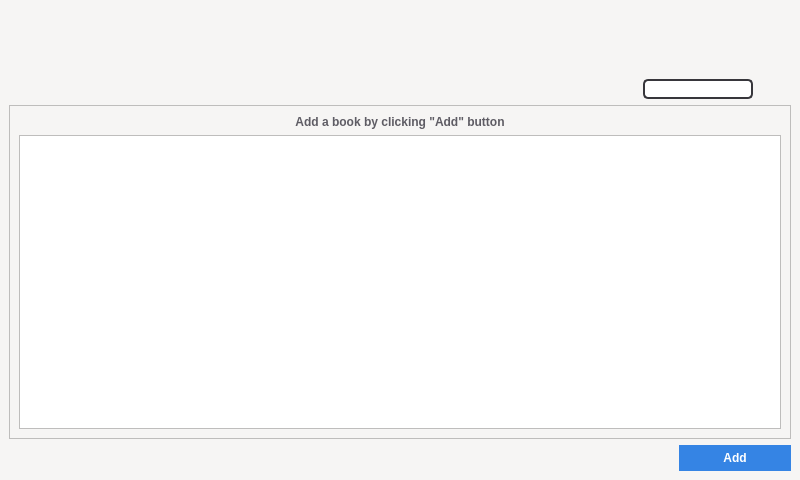
<?xml version="1.0" encoding="UTF-8"?>
<ui version="4.0">
 <class>MainWindow</class>
 <widget class="QMainWindow" name="MainWindow">
  <property name="geometry">
   <rect>
    <x>0</x>
    <y>0</y>
    <width>800</width>
    <height>480</height>
   </rect>
  </property>
  <property name="sizePolicy">
   <sizepolicy hsizetype="Minimum" vsizetype="Minimum">
    <horstretch>0</horstretch>
    <verstretch>0</verstretch>
   </sizepolicy>
  </property>
  <property name="minimumSize">
   <size>
    <width>800</width>
    <height>480</height>
   </size>
  </property>
  <property name="maximumSize">
   <size>
    <width>8000000</width>
    <height>4800000</height>
   </size>
  </property>
  <property name="palette">
   <palette>
    <active>
     <colorrole role="WindowText">
      <brush brushstyle="SolidPattern">
       <color alpha="255">
        <red>0</red>
        <green>0</green>
        <blue>0</blue>
       </color>
      </brush>
     </colorrole>
     <colorrole role="Button">
      <brush brushstyle="SolidPattern">
       <color alpha="255">
        <red>53</red>
        <green>132</green>
        <blue>228</blue>
       </color>
      </brush>
     </colorrole>
     <colorrole role="Light">
      <brush brushstyle="SolidPattern">
       <color alpha="255">
        <red>255</red>
        <green>255</green>
        <blue>255</blue>
       </color>
      </brush>
     </colorrole>
     <colorrole role="Midlight">
      <brush brushstyle="SolidPattern">
       <color alpha="255">
        <red>250</red>
        <green>250</green>
        <blue>249</blue>
       </color>
      </brush>
     </colorrole>
     <colorrole role="Dark">
      <brush brushstyle="SolidPattern">
       <color alpha="255">
        <red>123</red>
        <green>122</green>
        <blue>122</blue>
       </color>
      </brush>
     </colorrole>
     <colorrole role="Mid">
      <brush brushstyle="SolidPattern">
       <color alpha="255">
        <red>164</red>
        <green>163</green>
        <blue>163</blue>
       </color>
      </brush>
     </colorrole>
     <colorrole role="Text">
      <brush brushstyle="SolidPattern">
       <color alpha="255">
        <red>0</red>
        <green>0</green>
        <blue>0</blue>
       </color>
      </brush>
     </colorrole>
     <colorrole role="BrightText">
      <brush brushstyle="SolidPattern">
       <color alpha="255">
        <red>255</red>
        <green>255</green>
        <blue>255</blue>
       </color>
      </brush>
     </colorrole>
     <colorrole role="ButtonText">
      <brush brushstyle="SolidPattern">
       <color alpha="255">
        <red>0</red>
        <green>0</green>
        <blue>0</blue>
       </color>
      </brush>
     </colorrole>
     <colorrole role="Base">
      <brush brushstyle="SolidPattern">
       <color alpha="255">
        <red>255</red>
        <green>255</green>
        <blue>255</blue>
       </color>
      </brush>
     </colorrole>
     <colorrole role="Window">
      <brush brushstyle="SolidPattern">
       <color alpha="255">
        <red>246</red>
        <green>245</green>
        <blue>244</blue>
       </color>
      </brush>
     </colorrole>
     <colorrole role="Shadow">
      <brush brushstyle="SolidPattern">
       <color alpha="255">
        <red>0</red>
        <green>0</green>
        <blue>0</blue>
       </color>
      </brush>
     </colorrole>
     <colorrole role="AlternateBase">
      <brush brushstyle="SolidPattern">
       <color alpha="255">
        <red>250</red>
        <green>250</green>
        <blue>249</blue>
       </color>
      </brush>
     </colorrole>
     <colorrole role="ToolTipBase">
      <brush brushstyle="SolidPattern">
       <color alpha="255">
        <red>255</red>
        <green>255</green>
        <blue>220</blue>
       </color>
      </brush>
     </colorrole>
     <colorrole role="ToolTipText">
      <brush brushstyle="SolidPattern">
       <color alpha="255">
        <red>0</red>
        <green>0</green>
        <blue>0</blue>
       </color>
      </brush>
     </colorrole>
     <colorrole role="PlaceholderText">
      <brush brushstyle="SolidPattern">
       <color alpha="128">
        <red>0</red>
        <green>0</green>
        <blue>0</blue>
       </color>
      </brush>
     </colorrole>
    </active>
    <inactive>
     <colorrole role="WindowText">
      <brush brushstyle="SolidPattern">
       <color alpha="255">
        <red>0</red>
        <green>0</green>
        <blue>0</blue>
       </color>
      </brush>
     </colorrole>
     <colorrole role="Button">
      <brush brushstyle="SolidPattern">
       <color alpha="255">
        <red>53</red>
        <green>132</green>
        <blue>228</blue>
       </color>
      </brush>
     </colorrole>
     <colorrole role="Light">
      <brush brushstyle="SolidPattern">
       <color alpha="255">
        <red>255</red>
        <green>255</green>
        <blue>255</blue>
       </color>
      </brush>
     </colorrole>
     <colorrole role="Midlight">
      <brush brushstyle="SolidPattern">
       <color alpha="255">
        <red>250</red>
        <green>250</green>
        <blue>249</blue>
       </color>
      </brush>
     </colorrole>
     <colorrole role="Dark">
      <brush brushstyle="SolidPattern">
       <color alpha="255">
        <red>123</red>
        <green>122</green>
        <blue>122</blue>
       </color>
      </brush>
     </colorrole>
     <colorrole role="Mid">
      <brush brushstyle="SolidPattern">
       <color alpha="255">
        <red>164</red>
        <green>163</green>
        <blue>163</blue>
       </color>
      </brush>
     </colorrole>
     <colorrole role="Text">
      <brush brushstyle="SolidPattern">
       <color alpha="255">
        <red>0</red>
        <green>0</green>
        <blue>0</blue>
       </color>
      </brush>
     </colorrole>
     <colorrole role="BrightText">
      <brush brushstyle="SolidPattern">
       <color alpha="255">
        <red>255</red>
        <green>255</green>
        <blue>255</blue>
       </color>
      </brush>
     </colorrole>
     <colorrole role="ButtonText">
      <brush brushstyle="SolidPattern">
       <color alpha="255">
        <red>0</red>
        <green>0</green>
        <blue>0</blue>
       </color>
      </brush>
     </colorrole>
     <colorrole role="Base">
      <brush brushstyle="SolidPattern">
       <color alpha="255">
        <red>255</red>
        <green>255</green>
        <blue>255</blue>
       </color>
      </brush>
     </colorrole>
     <colorrole role="Window">
      <brush brushstyle="SolidPattern">
       <color alpha="255">
        <red>246</red>
        <green>245</green>
        <blue>244</blue>
       </color>
      </brush>
     </colorrole>
     <colorrole role="Shadow">
      <brush brushstyle="SolidPattern">
       <color alpha="255">
        <red>0</red>
        <green>0</green>
        <blue>0</blue>
       </color>
      </brush>
     </colorrole>
     <colorrole role="AlternateBase">
      <brush brushstyle="SolidPattern">
       <color alpha="255">
        <red>250</red>
        <green>250</green>
        <blue>249</blue>
       </color>
      </brush>
     </colorrole>
     <colorrole role="ToolTipBase">
      <brush brushstyle="SolidPattern">
       <color alpha="255">
        <red>255</red>
        <green>255</green>
        <blue>220</blue>
       </color>
      </brush>
     </colorrole>
     <colorrole role="ToolTipText">
      <brush brushstyle="SolidPattern">
       <color alpha="255">
        <red>0</red>
        <green>0</green>
        <blue>0</blue>
       </color>
      </brush>
     </colorrole>
     <colorrole role="PlaceholderText">
      <brush brushstyle="SolidPattern">
       <color alpha="128">
        <red>0</red>
        <green>0</green>
        <blue>0</blue>
       </color>
      </brush>
     </colorrole>
    </inactive>
    <disabled>
     <colorrole role="WindowText">
      <brush brushstyle="SolidPattern">
       <color alpha="255">
        <red>123</red>
        <green>122</green>
        <blue>122</blue>
       </color>
      </brush>
     </colorrole>
     <colorrole role="Button">
      <brush brushstyle="SolidPattern">
       <color alpha="255">
        <red>53</red>
        <green>132</green>
        <blue>228</blue>
       </color>
      </brush>
     </colorrole>
     <colorrole role="Light">
      <brush brushstyle="SolidPattern">
       <color alpha="255">
        <red>255</red>
        <green>255</green>
        <blue>255</blue>
       </color>
      </brush>
     </colorrole>
     <colorrole role="Midlight">
      <brush brushstyle="SolidPattern">
       <color alpha="255">
        <red>250</red>
        <green>250</green>
        <blue>249</blue>
       </color>
      </brush>
     </colorrole>
     <colorrole role="Dark">
      <brush brushstyle="SolidPattern">
       <color alpha="255">
        <red>123</red>
        <green>122</green>
        <blue>122</blue>
       </color>
      </brush>
     </colorrole>
     <colorrole role="Mid">
      <brush brushstyle="SolidPattern">
       <color alpha="255">
        <red>164</red>
        <green>163</green>
        <blue>163</blue>
       </color>
      </brush>
     </colorrole>
     <colorrole role="Text">
      <brush brushstyle="SolidPattern">
       <color alpha="255">
        <red>123</red>
        <green>122</green>
        <blue>122</blue>
       </color>
      </brush>
     </colorrole>
     <colorrole role="BrightText">
      <brush brushstyle="SolidPattern">
       <color alpha="255">
        <red>255</red>
        <green>255</green>
        <blue>255</blue>
       </color>
      </brush>
     </colorrole>
     <colorrole role="ButtonText">
      <brush brushstyle="SolidPattern">
       <color alpha="255">
        <red>123</red>
        <green>122</green>
        <blue>122</blue>
       </color>
      </brush>
     </colorrole>
     <colorrole role="Base">
      <brush brushstyle="SolidPattern">
       <color alpha="255">
        <red>246</red>
        <green>245</green>
        <blue>244</blue>
       </color>
      </brush>
     </colorrole>
     <colorrole role="Window">
      <brush brushstyle="SolidPattern">
       <color alpha="255">
        <red>246</red>
        <green>245</green>
        <blue>244</blue>
       </color>
      </brush>
     </colorrole>
     <colorrole role="Shadow">
      <brush brushstyle="SolidPattern">
       <color alpha="255">
        <red>0</red>
        <green>0</green>
        <blue>0</blue>
       </color>
      </brush>
     </colorrole>
     <colorrole role="AlternateBase">
      <brush brushstyle="SolidPattern">
       <color alpha="255">
        <red>246</red>
        <green>245</green>
        <blue>244</blue>
       </color>
      </brush>
     </colorrole>
     <colorrole role="ToolTipBase">
      <brush brushstyle="SolidPattern">
       <color alpha="255">
        <red>255</red>
        <green>255</green>
        <blue>220</blue>
       </color>
      </brush>
     </colorrole>
     <colorrole role="ToolTipText">
      <brush brushstyle="SolidPattern">
       <color alpha="255">
        <red>0</red>
        <green>0</green>
        <blue>0</blue>
       </color>
      </brush>
     </colorrole>
     <colorrole role="PlaceholderText">
      <brush brushstyle="SolidPattern">
       <color alpha="128">
        <red>0</red>
        <green>0</green>
        <blue>0</blue>
       </color>
      </brush>
     </colorrole>
    </disabled>
   </palette>
  </property>
  <property name="windowTitle">
   <string>MainWindow</string>
  </property>
  <widget class="QWidget" name="centralwidget">
   <property name="enabled">
    <bool>true</bool>
   </property>
   <property name="sizePolicy">
    <sizepolicy hsizetype="Minimum" vsizetype="Minimum">
     <horstretch>0</horstretch>
     <verstretch>0</verstretch>
    </sizepolicy>
   </property>
   <property name="minimumSize">
    <size>
     <width>800</width>
     <height>0</height>
    </size>
   </property>
   <layout class="QVBoxLayout" name="verticalLayout_2">
    <item>
     <layout class="QHBoxLayout" name="horizontalLayout_3">
      <item>
       <widget class="QLabel" name="label_3">
        <property name="sizePolicy">
         <sizepolicy hsizetype="Fixed" vsizetype="Fixed">
          <horstretch>0</horstretch>
          <verstretch>0</verstretch>
         </sizepolicy>
        </property>
        <property name="maximumSize">
         <size>
          <width>16777215</width>
          <height>100</height>
         </size>
        </property>
        <property name="text">
         <string/>
        </property>
        <property name="pixmap">
         <pixmap resource="res.qrc">:/img/img/logo.png</pixmap>
        </property>
        <property name="scaledContents">
         <bool>false</bool>
        </property>
        <property name="wordWrap">
         <bool>false</bool>
        </property>
       </widget>
      </item>
      <item>
       <spacer name="horizontalSpacer_3">
        <property name="orientation">
         <enum>Qt::Horizontal</enum>
        </property>
        <property name="sizeHint" stdset="0">
         <size>
          <width>40</width>
          <height>20</height>
         </size>
        </property>
       </spacer>
      </item>
      <item>
       <layout class="QVBoxLayout" name="verticalLayout">
        <property name="sizeConstraint">
         <enum>QLayout::SetDefaultConstraint</enum>
        </property>
        <item>
         <spacer name="verticalSpacer">
          <property name="orientation">
           <enum>Qt::Vertical</enum>
          </property>
          <property name="sizeType">
           <enum>QSizePolicy::Fixed</enum>
          </property>
          <property name="sizeHint" stdset="0">
           <size>
            <width>20</width>
            <height>70</height>
           </size>
          </property>
         </spacer>
        </item>
        <item>
         <layout class="QHBoxLayout" name="horizontalLayout_4">
          <item>
           <widget class="QLineEdit" name="searchfield">
            <property name="sizePolicy">
             <sizepolicy hsizetype="Fixed" vsizetype="Fixed">
              <horstretch>0</horstretch>
              <verstretch>0</verstretch>
             </sizepolicy>
            </property>
            <property name="minimumSize">
             <size>
              <width>0</width>
              <height>20</height>
             </size>
            </property>
            <property name="maximumSize">
             <size>
              <width>16777215</width>
              <height>20</height>
             </size>
            </property>
            <property name="styleSheet">
             <string notr="true">border-style: solid;
border-radius: 5px;
border-width: 2px;
border-color: rgb(55, 54, 59);
background-color: rgb(255, 255, 255);</string>
            </property>
            <property name="alignment">
             <set>Qt::AlignBottom|Qt::AlignLeading|Qt::AlignLeft</set>
            </property>
           </widget>
          </item>
          <item>
           <widget class="QPushButton" name="search_button">
            <property name="cursor">
             <cursorShape>PointingHandCursor</cursorShape>
            </property>
            <property name="styleSheet">
             <string notr="true">border : 0;
background: transparent;</string>
            </property>
            <property name="text">
             <string/>
            </property>
            <property name="icon">
             <iconset resource="res.qrc">
              <normaloff>:/img/img/search.png</normaloff>:/img/img/search.png</iconset>
            </property>
            <property name="iconSize">
             <size>
              <width>20</width>
              <height>20</height>
             </size>
            </property>
           </widget>
          </item>
         </layout>
        </item>
       </layout>
      </item>
     </layout>
    </item>
    <item>
     <widget class="QScrollArea" name="scrollArea">
      <property name="widgetResizable">
       <bool>true</bool>
      </property>
      <widget class="QWidget" name="scrollAreaWidgetContents">
       <property name="geometry">
        <rect>
         <x>0</x>
         <y>0</y>
         <width>784</width>
         <height>317</height>
        </rect>
       </property>
       <property name="focusPolicy">
        <enum>Qt::StrongFocus</enum>
       </property>
       <layout class="QVBoxLayout" name="verticalLayout_3">
        <item>
         <layout class="QVBoxLayout" name="area_contents">
          <item>
           <widget class="QLabel" name="addbook_label">
            <property name="sizePolicy">
             <sizepolicy hsizetype="Preferred" vsizetype="Fixed">
              <horstretch>0</horstretch>
              <verstretch>0</verstretch>
             </sizepolicy>
            </property>
            <property name="font">
             <font>
              <weight>75</weight>
              <bold>true</bold>
             </font>
            </property>
            <property name="styleSheet">
             <string notr="true">color: rgb(94, 92, 100);</string>
            </property>
            <property name="text">
             <string>Add a book by clicking &quot;Add&quot; button</string>
            </property>
            <property name="scaledContents">
             <bool>false</bool>
            </property>
            <property name="alignment">
             <set>Qt::AlignCenter</set>
            </property>
            <property name="buddy">
             <cstring></cstring>
            </property>
           </widget>
          </item>
          <item>
           <widget class="QListWidget" name="listBooks">
            <property name="palette">
             <palette>
              <active>
               <colorrole role="WindowText">
                <brush brushstyle="SolidPattern">
                 <color alpha="255">
                  <red>94</red>
                  <green>92</green>
                  <blue>100</blue>
                 </color>
                </brush>
               </colorrole>
              </active>
              <inactive>
               <colorrole role="WindowText">
                <brush brushstyle="SolidPattern">
                 <color alpha="255">
                  <red>94</red>
                  <green>92</green>
                  <blue>100</blue>
                 </color>
                </brush>
               </colorrole>
              </inactive>
              <disabled>
               <colorrole role="WindowText">
                <brush brushstyle="SolidPattern">
                 <color alpha="255">
                  <red>123</red>
                  <green>122</green>
                  <blue>122</blue>
                 </color>
                </brush>
               </colorrole>
              </disabled>
             </palette>
            </property>
            <property name="font">
             <font>
              <pointsize>15</pointsize>
              <weight>75</weight>
              <bold>true</bold>
             </font>
            </property>
            <property name="toolTip">
             <string>Add a book by clicking &quot;Add&quot; button</string>
            </property>
            <property name="editTriggers">
             <set>QAbstractItemView::NoEditTriggers</set>
            </property>
            <property name="showDropIndicator" stdset="0">
             <bool>false</bool>
            </property>
            <property name="dragDropMode">
             <enum>QAbstractItemView::DropOnly</enum>
            </property>
            <property name="defaultDropAction">
             <enum>Qt::CopyAction</enum>
            </property>
            <property name="alternatingRowColors">
             <bool>true</bool>
            </property>
            <property name="selectionMode">
             <enum>QAbstractItemView::NoSelection</enum>
            </property>
           </widget>
          </item>
         </layout>
        </item>
       </layout>
      </widget>
     </widget>
    </item>
    <item>
     <layout class="QHBoxLayout" name="horizontalLayout">
      <item>
       <widget class="QPushButton" name="settings_button">
        <property name="cursor">
         <cursorShape>PointingHandCursor</cursorShape>
        </property>
        <property name="styleSheet">
         <string notr="true">border : 0;
background: transparent;</string>
        </property>
        <property name="text">
         <string/>
        </property>
        <property name="icon">
         <iconset resource="res.qrc">
          <normaloff>:/img/img/settings.png</normaloff>:/img/img/settings.png</iconset>
        </property>
        <property name="iconSize">
         <size>
          <width>30</width>
          <height>30</height>
         </size>
        </property>
       </widget>
      </item>
      <item>
       <spacer name="horizontalSpacer">
        <property name="orientation">
         <enum>Qt::Horizontal</enum>
        </property>
        <property name="sizeType">
         <enum>QSizePolicy::Fixed</enum>
        </property>
        <property name="sizeHint" stdset="0">
         <size>
          <width>10</width>
          <height>1</height>
         </size>
        </property>
       </spacer>
      </item>
      <item>
       <widget class="QPushButton" name="darkmode_button">
        <property name="cursor">
         <cursorShape>PointingHandCursor</cursorShape>
        </property>
        <property name="styleSheet">
         <string notr="true">border : 0;
background: transparent;</string>
        </property>
        <property name="text">
         <string/>
        </property>
        <property name="icon">
         <iconset resource="res.qrc">
          <normaloff>:/img/img/darkmode.png</normaloff>:/img/img/darkmode.png</iconset>
        </property>
        <property name="iconSize">
         <size>
          <width>30</width>
          <height>30</height>
         </size>
        </property>
       </widget>
      </item>
      <item>
       <spacer name="horizontalSpacer_2">
        <property name="orientation">
         <enum>Qt::Horizontal</enum>
        </property>
        <property name="sizeHint" stdset="0">
         <size>
          <width>40</width>
          <height>20</height>
         </size>
        </property>
       </spacer>
      </item>
      <item>
       <widget class="QPushButton" name="add_button">
        <property name="sizePolicy">
         <sizepolicy hsizetype="Maximum" vsizetype="Fixed">
          <horstretch>0</horstretch>
          <verstretch>0</verstretch>
         </sizepolicy>
        </property>
        <property name="palette">
         <palette>
          <active>
           <colorrole role="WindowText">
            <brush brushstyle="SolidPattern">
             <color alpha="255">
              <red>255</red>
              <green>255</green>
              <blue>255</blue>
             </color>
            </brush>
           </colorrole>
           <colorrole role="Button">
            <brush brushstyle="SolidPattern">
             <color alpha="255">
              <red>53</red>
              <green>132</green>
              <blue>228</blue>
             </color>
            </brush>
           </colorrole>
           <colorrole role="Text">
            <brush brushstyle="SolidPattern">
             <color alpha="255">
              <red>255</red>
              <green>255</green>
              <blue>255</blue>
             </color>
            </brush>
           </colorrole>
           <colorrole role="ButtonText">
            <brush brushstyle="SolidPattern">
             <color alpha="255">
              <red>255</red>
              <green>255</green>
              <blue>255</blue>
             </color>
            </brush>
           </colorrole>
           <colorrole role="Base">
            <brush brushstyle="SolidPattern">
             <color alpha="255">
              <red>53</red>
              <green>132</green>
              <blue>228</blue>
             </color>
            </brush>
           </colorrole>
           <colorrole role="Window">
            <brush brushstyle="SolidPattern">
             <color alpha="255">
              <red>53</red>
              <green>132</green>
              <blue>228</blue>
             </color>
            </brush>
           </colorrole>
           <colorrole role="PlaceholderText">
            <brush brushstyle="NoBrush">
             <color alpha="128">
              <red>255</red>
              <green>255</green>
              <blue>255</blue>
             </color>
            </brush>
           </colorrole>
          </active>
          <inactive>
           <colorrole role="WindowText">
            <brush brushstyle="SolidPattern">
             <color alpha="255">
              <red>255</red>
              <green>255</green>
              <blue>255</blue>
             </color>
            </brush>
           </colorrole>
           <colorrole role="Button">
            <brush brushstyle="SolidPattern">
             <color alpha="255">
              <red>53</red>
              <green>132</green>
              <blue>228</blue>
             </color>
            </brush>
           </colorrole>
           <colorrole role="Text">
            <brush brushstyle="SolidPattern">
             <color alpha="255">
              <red>255</red>
              <green>255</green>
              <blue>255</blue>
             </color>
            </brush>
           </colorrole>
           <colorrole role="ButtonText">
            <brush brushstyle="SolidPattern">
             <color alpha="255">
              <red>255</red>
              <green>255</green>
              <blue>255</blue>
             </color>
            </brush>
           </colorrole>
           <colorrole role="Base">
            <brush brushstyle="SolidPattern">
             <color alpha="255">
              <red>53</red>
              <green>132</green>
              <blue>228</blue>
             </color>
            </brush>
           </colorrole>
           <colorrole role="Window">
            <brush brushstyle="SolidPattern">
             <color alpha="255">
              <red>53</red>
              <green>132</green>
              <blue>228</blue>
             </color>
            </brush>
           </colorrole>
           <colorrole role="PlaceholderText">
            <brush brushstyle="NoBrush">
             <color alpha="128">
              <red>255</red>
              <green>255</green>
              <blue>255</blue>
             </color>
            </brush>
           </colorrole>
          </inactive>
          <disabled>
           <colorrole role="WindowText">
            <brush brushstyle="SolidPattern">
             <color alpha="255">
              <red>255</red>
              <green>255</green>
              <blue>255</blue>
             </color>
            </brush>
           </colorrole>
           <colorrole role="Button">
            <brush brushstyle="SolidPattern">
             <color alpha="255">
              <red>53</red>
              <green>132</green>
              <blue>228</blue>
             </color>
            </brush>
           </colorrole>
           <colorrole role="Text">
            <brush brushstyle="SolidPattern">
             <color alpha="255">
              <red>255</red>
              <green>255</green>
              <blue>255</blue>
             </color>
            </brush>
           </colorrole>
           <colorrole role="ButtonText">
            <brush brushstyle="SolidPattern">
             <color alpha="255">
              <red>255</red>
              <green>255</green>
              <blue>255</blue>
             </color>
            </brush>
           </colorrole>
           <colorrole role="Base">
            <brush brushstyle="SolidPattern">
             <color alpha="255">
              <red>53</red>
              <green>132</green>
              <blue>228</blue>
             </color>
            </brush>
           </colorrole>
           <colorrole role="Window">
            <brush brushstyle="SolidPattern">
             <color alpha="255">
              <red>53</red>
              <green>132</green>
              <blue>228</blue>
             </color>
            </brush>
           </colorrole>
           <colorrole role="PlaceholderText">
            <brush brushstyle="NoBrush">
             <color alpha="128">
              <red>255</red>
              <green>255</green>
              <blue>255</blue>
             </color>
            </brush>
           </colorrole>
          </disabled>
         </palette>
        </property>
        <property name="font">
         <font>
          <weight>75</weight>
          <bold>true</bold>
          <stylestrategy>PreferAntialias</stylestrategy>
         </font>
        </property>
        <property name="cursor">
         <cursorShape>PointingHandCursor</cursorShape>
        </property>
        <property name="styleSheet">
         <string notr="true">background-color: rgb(53, 132, 228);
color: rgb(255, 255, 255);
border-style: solid;
border-width: 2px;
border-radius: 15px;
border-color: rgb(53, 132, 228);
padding: 4px;
width: 100px;
</string>
        </property>
        <property name="text">
         <string>Add</string>
        </property>
        <property name="default">
         <bool>false</bool>
        </property>
       </widget>
      </item>
     </layout>
    </item>
   </layout>
  </widget>
 </widget>
 <resources>
  <include location="res.qrc"/>
 </resources>
 <connections/>
</ui>
